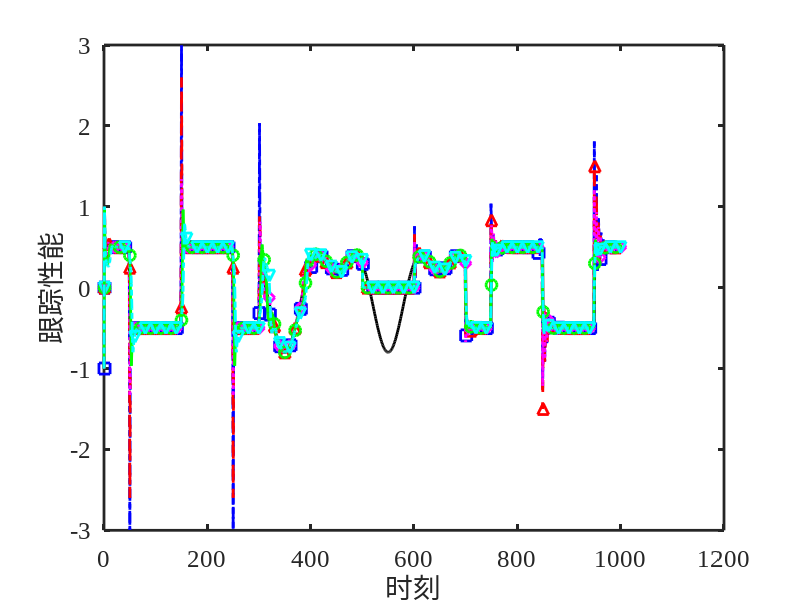

Reproduce this figure in MATLAB. (Note: this script raises an error after producing the figure.)
clear all;
close all;
N=1000;

nu=1;
eta=1;
mu=1;
rho=0.6;
lambda_list =[0.01, 0.05, 0.1, 0.5, 1];

%期望值
for k=1:N+1
    if k<=300
        yd(k)=0.5*(-1)^round(k/100);
    else
        if k<=700
            yd(k)=0.5*sin(k*pi/100)+0.3*cos(k*pi/50);
        else
            yd(k)=0.5*(-1)^round(k/100);
        end
     end
end

% 1 %%%%%%%%%%%%%%%%%%%%%%%%%%%%%%%%%%%%%%%%%%%%%%%%%%%%%%%%%%%%%%%%%%%%%%%%
%控制器参数
lambda=lambda_list(1);

%初值
y1(1)=-1;y1(2)=1;y1(3)=0.5;
u1(1:2)=0;
du1(1:2,1:nu)=0;

I=eye(nu);
%控制器伪偏导数初值
fai1(1:2,1) =2;
fai1(1:2,2:nu)=0;
%程序循环
%for k=nu+1:N
for k=3:N
    a(k)=1+round(k/500);
    fai1(k,1:nu)=fai1(k-1,1:nu)+eta*(y1(k)-y1(k-1)-fai1(k-1,1:nu)*du1(k-1,1:nu)')*du1(k-1,1:nu)/(mu+du1(k-1,1:nu)*du1(k-1,1:nu)');
    if (fai1(k,1)<10^(-5)) || ((du1(k-1,1:nu)*du1(k-1,1:nu)')^0.5<10^(-5))
        fai1(k,1)=0.5;
    end

    if k<500 || k>600 % range interruption
        if nu==1
            u1(k) = u1(k-1)+rho*fai1(k,1)*(yd(k+1)-y1(k))/(lambda+fai1(k,1).^2);        
        else
            u1(k) = u1(k-1)+rho*fai1(k,1)*(yd(k+1)-y1(k)-fai1(k,2:nu)*du1(k-1,1:nu-1)')/(lambda+fai1(k,1).^2); 
        end
    else
        u1(k) = 0;
    end

    %model
    if k<=500
        y1(k+1)=y1(k)/(1+y1(k).^2)+u1(k)^3;
    else
        y1(k+1)=(y1(k)*y1(k-1)*y1(k-2)*u1(k-1)*(y1(k-2)-1)+a(k)*u1(k))/(1+y1(k-1)^2+y1(k-2)^2);    
    end
    for i=1:nu
        du1(k,i)=u1(k-i+1)-u1(k-i);
    end
    emax1(k+1)=yd(k+1)-y1(k+1);
end
%%%%%%%%%%%%%%%%%%%%%%%%%%%%%%%%%%%%%%%%%%%%%%%%%%%%%%%%%%%%%%%%%%%%%%%%%

% 2 %%%%%%%%%%%%%%%%%%%%%%%%%%%%%%%%%%%%%%%%%%%%%%%%%%%%%%%%%%%%%%%%%%%%%%%%
%控制器参数
lambda=lambda_list(2);

%初值
y2(1)=-1;y2(2)=1;y2(3)=0.5;
u2(1:2)=0;
du2(1:2,1:nu)=0;

I=eye(nu);
%控制器伪偏导数初值
fai2(1:2,1) =2;
fai2(1:2,2:nu)=0;
%程序循环
%for k=nu+1:N
for k=3:N
    a(k)=1+round(k/500);
    fai2(k,1:nu)=fai2(k-1,1:nu)+eta*(y2(k)-y2(k-1)-fai2(k-1,1:nu)*du2(k-1,1:nu)')*du2(k-1,1:nu)/(mu+du2(k-1,1:nu)*du2(k-1,1:nu)');
    if (fai2(k,1)<10^(-5)) || ((du2(k-1,1:nu)*du2(k-1,1:nu)')^0.5<10^(-5))
        fai2(k,1)=0.5;
    end

    if k<500 || k>600 % range interruption
        if nu==1
            u2(k) = u2(k-1)+rho*fai2(k,1)*(yd(k+1)-y2(k))/(lambda+fai2(k,1).^2);        
        else
            u2(k) = u2(k-1)+rho*fai2(k,1)*(yd(k+1)-y2(k)-fai2(k,2:nu)*du2(k-1,1:nu-1)')/(lambda+fai2(k,1).^2); 
        end
    else
        u2(k) = 0;
    end

    %model
    if k<=500
        y2(k+1)=y2(k)/(1+y2(k).^2)+u2(k)^3;
    else
        y2(k+1)=(y2(k)*y2(k-1)*y2(k-2)*u2(k-1)*(y2(k-2)-1)+a(k)*u2(k))/(1+y2(k-1)^2+y2(k-2)^2);    
    end
    for i=1:nu
        du2(k,i)=u2(k-i+1)-u2(k-i);
    end
    emax2(k+1)=yd(k+1)-y2(k+1);
end
%%%%%%%%%%%%%%%%%%%%%%%%%%%%%%%%%%%%%%%%%%%%%%%%%%%%%%%%%%%%%%%%%%%%%%%%%

% 3 %%%%%%%%%%%%%%%%%%%%%%%%%%%%%%%%%%%%%%%%%%%%%%%%%%%%%%%%%%%%%%%%%%%%%%%%
%控制器参数
lambda=lambda_list(3);

%初值
y3(1)=-1;y3(2)=1;y3(3)=0.5;
u3(1:2)=0;
du3(1:2,1:nu)=0;

I=eye(nu);
%控制器伪偏导数初值
fai3(1:2,1) =2;
fai3(1:2,2:nu)=0;
%程序循环
%for k=nu+1:N
for k=3:N
    a(k)=1+round(k/500);
    fai3(k,1:nu)=fai3(k-1,1:nu)+eta*(y3(k)-y3(k-1)-fai3(k-1,1:nu)*du3(k-1,1:nu)')*du3(k-1,1:nu)/(mu+du3(k-1,1:nu)*du3(k-1,1:nu)');
    if (fai3(k,1)<10^(-5)) || ((du3(k-1,1:nu)*du3(k-1,1:nu)')^0.5<10^(-5))
        fai3(k,1)=0.5;
    end

    if k<500 || k>600 % range interruption
        if nu==1
            u3(k) = u3(k-1)+rho*fai3(k,1)*(yd(k+1)-y3(k))/(lambda+fai3(k,1).^2);        
        else
            u3(k) = u3(k-1)+rho*fai3(k,1)*(yd(k+1)-y3(k)-fai3(k,2:nu)*du3(k-1,1:nu-1)')/(lambda+fai3(k,1).^2); 
        end
    else
        u3(k) = 0;
    end

    %model
    if k<=500
        y3(k+1)=y3(k)/(1+y3(k).^2)+u3(k)^3;
    else
        y3(k+1)=(y3(k)*y3(k-1)*y3(k-2)*u3(k-1)*(y3(k-2)-1)+a(k)*u3(k))/(1+y3(k-1)^2+y3(k-2)^2);    
    end
    for i=1:nu
        du3(k,i)=u3(k-i+1)-u3(k-i);
    end
    emax3(k+1)=yd(k+1)-y3(k+1);
end
%%%%%%%%%%%%%%%%%%%%%%%%%%%%%%%%%%%%%%%%%%%%%%%%%%%%%%%%%%%%%%%%%%%%%%%%%

% 4 %%%%%%%%%%%%%%%%%%%%%%%%%%%%%%%%%%%%%%%%%%%%%%%%%%%%%%%%%%%%%%%%%%%%%%%%
%控制器参数
lambda=lambda_list(4);

%初值
y4(1)=-1;y4(2)=1;y4(3)=0.5;
u4(1:2)=0;
du4(1:2,1:nu)=0;

I=eye(nu);
%控制器伪偏导数初值
fai4(1:2,1) =2;
fai4(1:2,2:nu)=0;
%程序循环
%for k=nu+1:N
for k=3:N
    a(k)=1+round(k/500);
    fai4(k,1:nu)=fai4(k-1,1:nu)+eta*(y4(k)-y4(k-1)-fai4(k-1,1:nu)*du4(k-1,1:nu)')*du4(k-1,1:nu)/(mu+du4(k-1,1:nu)*du4(k-1,1:nu)');
    if (fai4(k,1)<10^(-5)) || ((du4(k-1,1:nu)*du4(k-1,1:nu)')^0.5<10^(-5))
        fai4(k,1)=0.5;
    end

    if k<500 || k>600 % range interruption
        if nu==1
            u4(k) = u4(k-1)+rho*fai4(k,1)*(yd(k+1)-y4(k))/(lambda+fai4(k,1).^2);        
        else
            u4(k) = u4(k-1)+rho*fai4(k,1)*(yd(k+1)-y4(k)-fai4(k,2:nu)*du4(k-1,1:nu-1)')/(lambda+fai4(k,1).^2); 
        end
    else
        u4(k) = 0;
    end

    %model
    if k<=500
        y4(k+1)=y4(k)/(1+y4(k).^2)+u4(k)^3;
    else
        y4(k+1)=(y4(k)*y4(k-1)*y4(k-2)*u4(k-1)*(y4(k-2)-1)+a(k)*u4(k))/(1+y4(k-1)^2+y4(k-2)^2);    
    end
    for i=1:nu
        du4(k,i)=u4(k-i+1)-u4(k-i);
    end
    emax4(k+1)=yd(k+1)-y4(k+1);
end
%%%%%%%%%%%%%%%%%%%%%%%%%%%%%%%%%%%%%%%%%%%%%%%%%%%%%%%%%%%%%%%%%%%%%%%%%

% 5 %%%%%%%%%%%%%%%%%%%%%%%%%%%%%%%%%%%%%%%%%%%%%%%%%%%%%%%%%%%%%%%%%%%%%%%%
%控制器参数
lambda=lambda_list(5);

%初值
y5(1)=-1;y5(2)=1;y5(3)=0.5;
u5(1:2)=0;
du5(1:2,1:nu)=0;

I=eye(nu);
%控制器伪偏导数初值
fai5(1:2,1) =2;
fai5(1:2,2:nu)=0;
%程序循环
%for k=nu+1:N
for k=3:N
    a(k)=1+round(k/500);
    fai5(k,1:nu)=fai5(k-1,1:nu)+eta*(y5(k)-y5(k-1)-fai5(k-1,1:nu)*du5(k-1,1:nu)')*du5(k-1,1:nu)/(mu+du5(k-1,1:nu)*du5(k-1,1:nu)');
    if (fai5(k,1)<10^(-5)) || ((du5(k-1,1:nu)*du5(k-1,1:nu)')^0.5<10^(-5))
        fai5(k,1)=0.5;
    end

    if k<500 || k>600 % range interruption
        if nu==1
            u5(k) = u5(k-1)+rho*fai5(k,1)*(yd(k+1)-y5(k))/(lambda+fai5(k,1).^2);        
        else
            u5(k) = u5(k-1)+rho*fai5(k,1)*(yd(k+1)-y5(k)-fai5(k,2:nu)*du5(k-1,1:nu-1)')/(lambda+fai5(k,1).^2); 
        end
    else
        u5(k) = 0;
    end

    %model
    if k<=500
        y5(k+1)=y5(k)/(1+y5(k).^2)+u5(k)^3;
    else
        y5(k+1)=(y5(k)*y5(k-1)*y5(k-2)*u5(k-1)*(y5(k-2)-1)+a(k)*u5(k))/(1+y5(k-1)^2+y5(k-2)^2);    
    end
    for i=1:nu
        du5(k,i)=u5(k-i+1)-u5(k-i);
    end
    emax5(k+1)=yd(k+1)-y5(k+1);
end
%%%%%%%%%%%%%%%%%%%%%%%%%%%%%%%%%%%%%%%%%%%%%%%%%%%%%%%%%%%%%%%%%%%%%%%%%
clf;
mark=8;
step=20;
figure(1)
plot(0,'-k','MarkerSize',mark,'LineWidth',2);hold on;
plot(0,'-.bs','MarkerSize',mark,'LineWidth',2);hold on;
plot(0,'--r^','MarkerSize',mark,'LineWidth',2);hold on;
plot(0,':md','MarkerSize',mark,'LineWidth',2);hold on;
plot(0,'-go','MarkerSize',mark,'LineWidth',2);hold on;
plot(0,'-.cv','MarkerSize',mark,'LineWidth',2);hold on;
set(gca,'LineWidth',2,'fontsize',28);
plot(yd,'k-','LineWidth',2);hold on;
plot(0:k,y1,'-.b','LineWidth',2);hold on;
plot(1:step:N,y1(1:step:N),'bs','MarkerSize',mark,'LineWidth',2);hold on;
plot(0:k,y2,'--r','LineWidth',2);hold on;
plot(10:step:N,y2(10:step:N),'r^','MarkerSize',mark,'LineWidth',2);hold on;
plot(0:k,y3,':m','LineWidth',2);hold on;
plot(20:step:N,y3(20:step:N),'md','MarkerSize',mark,'LineWidth',2);hold on;
plot(0:k,y4,'-g','LineWidth',2);hold on;
plot(30:step:N,y4(30:step:N),'go','MarkerSize',mark,'LineWidth',2);hold on;
plot(0:k,y5,'-.c','LineWidth',2);hold on;
plot(40:step:N,y5(40:step:N),'cv','MarkerSize',mark,'LineWidth',2);hold on;
set(gca, 'FontName', 'Times New Roman', 'FontSize', 18);
set(gca, 'LineWidth', 2);
xlabel('时刻', 'FontSize', 20, 'FontName', 'default');ylabel('跟踪性能', 'FontSize', 20, 'FontName', 'default');
legend_labels = {'y^{{*}}(k)', '\lambda=0.01时的输出y(k)', '\lambda=0.05时的输出y(k)', '\lambda=0.1时的输出y(k)', '\lambda=0.5时的输出y(k)', '\lambda=1时的输出y(k)'};
legend(legend_labels, 'Interpreter', 'tex', 'FontSize', 16, 'FontName', 'default', 'Location', 'northeast');
xlim([0,1000]);
set(gcf, 'Units', 'normalized', 'OuterPosition', [0 0 1 1]);
exportgraphics(gcf, '2_range_1.png', 'Resolution', 300);

figure(2)
plot(0,'-.bs','MarkerSize',mark,'LineWidth',2);hold on;
plot(0,'--r^','MarkerSize',mark,'LineWidth',2);hold on;
plot(0,':md','MarkerSize',mark,'LineWidth',2);hold on;
plot(0,'-go','MarkerSize',mark,'LineWidth',2);hold on;
plot(0,'-.cv','MarkerSize',mark,'LineWidth',2);hold on;
set(gca,'LineWidth',2,'fontsize',28);
plot(u1,'-.b','LineWidth',2);hold on;
plot(1:step:N,u1(1:step:N),'bs','MarkerSize',mark,'LineWidth',2);hold on;
plot(u2,'--r','LineWidth',2);hold on;
plot(10:step:N,u2(10:step:N),'r^','MarkerSize',mark,'LineWidth',2);hold on;
plot(u3,':m','LineWidth',2);hold on;
plot(20:step:N,u3(20:step:N),'md','MarkerSize',mark,'LineWidth',2);hold on;
plot(u4,'-g','LineWidth',2);hold on;
plot(30:step:N,u4(30:step:N),'go','MarkerSize',mark,'LineWidth',2);hold on;
plot(u5,'-.c','LineWidth',2);hold on;
plot(40:step:N,u5(40:step:N),'cv','MarkerSize',mark,'LineWidth',2);hold on;
set(gca, 'FontName', 'Times New Roman', 'FontSize', 18);
xlabel('时刻', 'FontSize', 20, 'FontName', 'default');ylabel('控制输入', 'FontSize', 20, 'FontName', 'default');
legend_labels = {'\lambda=0.01时的控制输入u(k)', '\lambda=0.05时的控制输入u(k)', '\lambda=0.1时的控制输入u(k)', '\lambda=0.5时的控制输入u(k)', '\lambda=1时的控制输入u(k)'};
legend(legend_labels, 'Interpreter', 'tex', 'FontSize', 16, 'FontName', 'default', 'Location', 'northeast');
set(gcf, 'Units', 'normalized', 'OuterPosition', [0 0 1 1]);
exportgraphics(gcf, '2_range_2.png', 'Resolution', 300);

figure(3)
plot(0,'-.bs','MarkerSize',mark,'LineWidth',2);hold on;
plot(0,'--r^','MarkerSize',mark,'LineWidth',2);hold on;
plot(0,':md','MarkerSize',mark,'LineWidth',2);hold on;
plot(0,'-go','MarkerSize',mark,'LineWidth',2);hold on;
plot(0,'-.cv','MarkerSize',mark,'LineWidth',2);hold on;
set(gca,'LineWidth',2,'fontsize',28);
plot(fai1,'-.b','LineWidth',2);hold on;
plot(1:step:N,fai1(1:step:N),'bs','MarkerSize',mark,'LineWidth',2);hold on;
plot(fai2,'--r','LineWidth',2);hold on;
plot(10:step:N,fai2(10:step:N),'r^','MarkerSize',mark,'LineWidth',2);hold on;
plot(fai3,':m','LineWidth',2);hold on;
plot(20:step:N,fai3(20:step:N),'md','MarkerSize',mark,'LineWidth',2);hold on;
plot(fai4,'-g','LineWidth',2);hold on;
plot(30:step:N,fai4(30:step:N),'go','MarkerSize',mark,'LineWidth',2);hold on;
plot(fai5,'-.c','LineWidth',2);hold on;
plot(40:step:N,fai5(40:step:N),'cv','MarkerSize',mark,'LineWidth',2);hold on;
set(gca, 'FontName', 'Times New Roman', 'FontSize', 18);
xlabel('时刻', 'FontSize', 20, 'FontName', 'default');ylabel('PPD估计值', 'FontSize', 20, 'FontName', 'default');
legend_labels = {'\lambda=0.01时PPD的估计值', '\lambda=0.05时PPD的估计值', '\lambda=0.1时PPD的估计值', '\lambda=0.5时PPD的估计值', '\lambda=1时PPD的估计值'};
legend(legend_labels, 'Interpreter', 'tex', 'FontSize', 16, 'FontName', 'default', 'Location', 'northeast');
set(gcf, 'Units', 'normalized', 'OuterPosition', [0 0 1 1]);
exportgraphics(gcf, '2_range_3.png', 'Resolution', 300);
